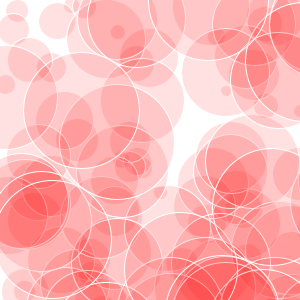
Frame 1 (no input)
Frame 60 (the mouse pressed at the canvas centre just before this capture): identical to frame 1, image omitted
Frame 120 (the mouse held since frame 60 and released just before this capture): identical to frame 1, image omitted

The Processing sketch that drew this single still picture (run headless with seeded random() and noise(); from frame 60 on, the mouse is pressed at the canvas centre):

// Processing sketch: processing_31812
// ── processing_31812.pde

//import processing.pdf.*;


float x = random(350);
float y = random(350);
float color_a =(255);
float count = 10;
// play around with the "times" number to change the amount, size
// and density of the circles.

float times = 120;
 
void setup(){  
  size(300,300);//,PDF,"filename.pdf");

  background(255);
  stroke(255);
  smooth();
  
}

void draw(){
 
while (count<times){

  count = count +1;
 
  float color_b = 100;
   
  fill (color_a,0,0,times/4);
  ellipse(x, y, count, count); 
    x = random(350);
    y = random(350);
  //println("Finished.");
  //exit();

}
}
